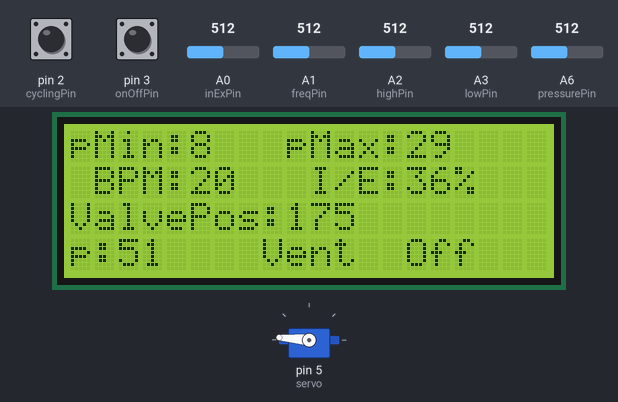
This sketch was run on a simulated Arduino Nano, built with avr-gcc and run on an emulated ATmega328P. Parts: servo, 20×4 character LCD. Inputs (shaded band) come from the test bench; at power-on: pin 3 (onOffPin) HIGH, A0 (inExPin) = 512, A2 (highPin) = 512, A3 (lowPin) = 512, A6 (pressurePin) = 512, A1 (freqPin) = 512, pin 2 (cyclingPin) HIGH. What the sketch prints to the serial monitor is not drawn.

Above: at 3.3 s.
3.4 s: pin 3 (onOffPin) pulled LOW for 0.15 s
At 3.52 s:
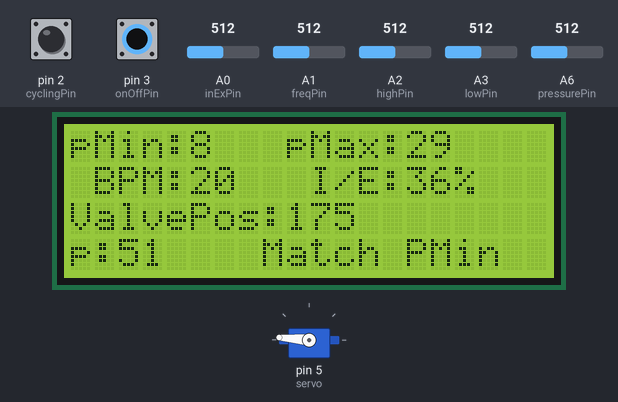
5.0 s: A0 (inExPin) set to 490
At 5.9 s:
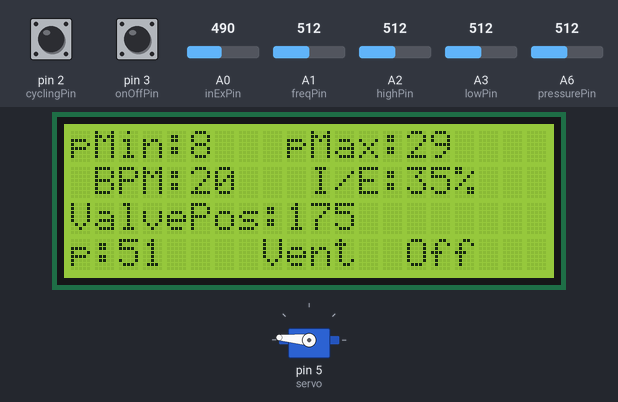
6.5 s: A2 (highPin) set to 490
At 7.7 s:
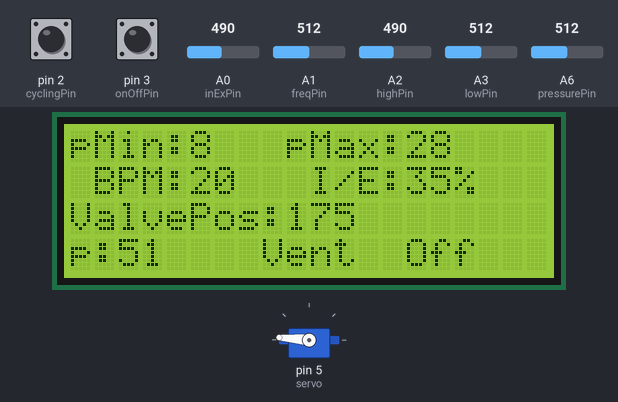
8.0 s: A3 (lowPin) set to 490
9.5 s: A6 (pressurePin) set to 120
At 10.6 s:
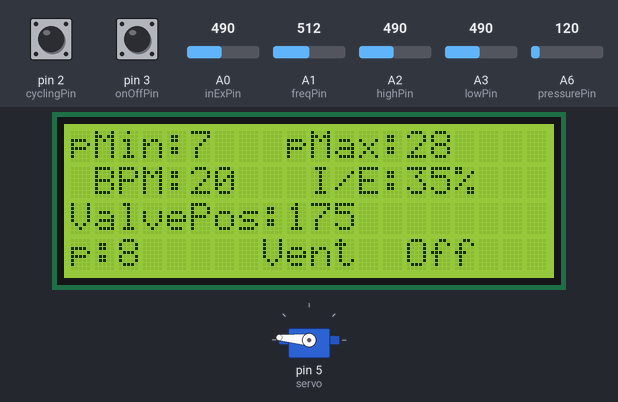
11.0 s: A1 (freqPin) set to 716
Timing chart, 0 to 13.5 s (numbered marks = the images above; inputs shaded):
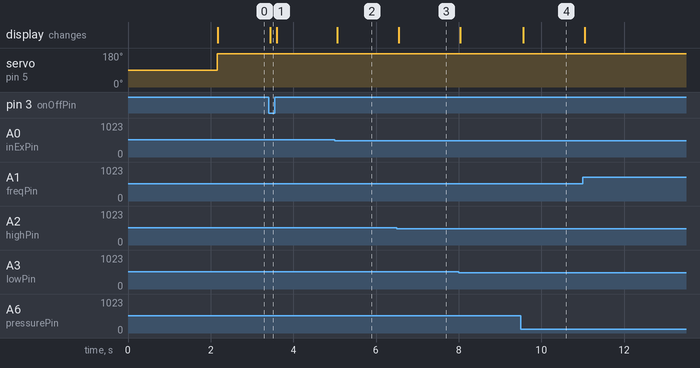

The sketch:

EV_nano_v2.1.ino
```cpp
// Re-do arduino code for Exovent testing
// NJR 09-06-21
// --------------------------------------
// This code is written for an Arduino Nano

// Input hardware: A0 to A3 = 4 potentiometers for general input
// Input A4 and A5 are for the I2C interface for the LCD display
// A6 = pressure transducer for feedback, working with an MPX5010DP differential pressure Tx
// Input D2 for cycling
// Input D3 for On off of pressure control
// Output D6 for the valve servo control
// Output D7 reserved for pump motor speed control


#include <Wire.h>                    // Library for I2C Comms
#include <LiquidCrystal_I2C.h>       // Library for LCF
#include <Servo.h>                   // Library for Servo (for valve)


// Declarations ---------------------------------------
LiquidCrystal_I2C lcd = LiquidCrystal_I2C(0x27, 20, 4);    // Set up LCD object
Servo servo;                                               // Set up servo object

//Set up analog pins
int lowPin = A3;
int highPin = A2;
int freqPin = A1;
int inExPin = A0;
int pressurePin = A6;

//Set up digital pins
int onOffPin = 3;
int cyclingPin = 2;

//Variables controlled by potentiometers
long int period = 0;
long int periodOpen = 2000;
int inExVal = 0;
long int lowVal = 0;
long int highVal = 50;

//Variables that are involved with positioning the valve
//long int valvePos = 0;
long int posMax = 130;
long int posMin = 160;
int valveMax = 90;
int valveMin = 175;
long int desPos = 150;

//Variables involved with timing
unsigned long previousTime = 0;
unsigned long currentTime = 0;
unsigned long switchTime = 0;
unsigned long debounce = 500;
int BPM = 10;

//Variables involved with pressure
long int pressure = 0;
long int pDiffMax = 0;
long int pDiffMin = 0;
long int lowPress = 0;

bool Cycling = false; //Ventilator defaults to off.
bool VenOn = false;

void setup() {
  pinMode(freqPin, INPUT);
  pinMode(inExPin, INPUT);
  pinMode(lowPin, INPUT);
  pinMode(highPin, INPUT);
  pinMode(pressurePin, INPUT);
  pinMode(onOffPin, INPUT_PULLUP);
  pinMode(cyclingPin, INPUT_PULLUP);

  Serial.begin(115200);
  servo.attach(5); //Servo motor connected to pin 9.

 // Initiate the LCD:
  lcd.init();
  lcd.backlight();
  lcd.setCursor(0, 0); // Set the cursor on the third column and first row.
  lcd.print("Steer Energy");
  lcd.setCursor(0, 1); //Set the cursor on the third column and the second row (counting starts at 0!).
  lcd.print("Exovent Controller");
  delay(2000);

  lowPress = (map(analogRead(pressurePin), 41, 962, 0, 1000)) + 20; // map pressure from 41 to 0 and from 962 to 1000
  posMax = 130;
  posMin = 160;
  setupDisplay();
}
//-------------------------------------------------------------------------------

void setupDisplay(){
  lcd.setCursor(0,0);
  lcd.print("pMin:    ");
  lcd.print("pMax:  ");
  lcd.setCursor(0,1);
  lcd.print(" BPM:     ");
  lcd.print("I/E:  ");
  lcd.print("%   ");
  lcd.setCursor(0,2);
  lcd.print("ValvePos:   ");
  lcd.setCursor(0,3);
  lcd.print("p:  ");

}

/*--------------------------------------------------------------------------------------
  Main Programme
-------------------------------------------------------------------------------------*/

void loop() {
  currentTime = millis();
  Switch();
  Mapping();
  ReadOut();
  if(VenOn == true){
    Move();
    if((currentTime - previousTime) >= period) //Runs once every cycle
    {
      AdjustPos();
      previousTime = currentTime;
    }
  }
}

/*---------------------------------------------------------------------------
  Function that controls the switch to turn everything on/off.
---------------------------------------------------------------------------*/
void Switch(){
  if(digitalRead(onOffPin) == LOW)
  {
    VenOn = true;
    if(digitalRead(cyclingPin) == LOW)
    {
      Cycling = true;
    }
    else
    {
      Cycling = false;
    }
  }
  else
  {
    VenOn = false;
    servo.write(valveMin);
    posMin = valveMin;
    posMax = valveMin;
    pDiffMax = 0;
    pDiffMin = 0;
  }
}

/*----------------------------------------------------------------------------
 This function prints multiple variables to the serial monitor
 Useful for seeing the exact values of the potentiometers and debugging
-----------------------------------------------------------------------------*/
void ReadOut(){
  //lcd.clear();

  Serial.print(inExVal);
  Serial.print("  ");
  Serial.print(period);
  Serial.print("  ");
  Serial.print(lowVal/10);
  Serial.print("  ");
  Serial.print(highVal/10);
  Serial.print(analogRead(pressurePin));
  Serial.print("  ");
  Serial.println(pressure/10);
  Serial.print("  ");
  Serial.print(desPos);
  Serial.print("  ");
  Serial.print(posMax);
  Serial.print("  ");
  Serial.print(posMin);
  Serial.print("  ");
  Serial.println(pDiffMin);
// --- LCD Row 1
  lcd.setCursor(5,0);
  lcd.print(lowVal/10);
  if(lowVal/10 < 10){
    lcd.print(" ");
  }
  lcd.setCursor(14,0);
  lcd.print(highVal/10);
  if(highVal/10 < 10){
    lcd.print(" ");
  }
// LCD Row 2
  lcd.setCursor(5,1);
  lcd.print(BPM);
  lcd.setCursor(14,1);
  lcd.print(inExVal);
// LCD Row 3
  lcd.setCursor(9,2);
  lcd.print(servo.read());
  if(servo.read() < 100){
    lcd.print(" ");
  }
  if(servo.read() < 10){
    lcd.print(" ");
  }
// LCD Row 4
  lcd.setCursor(2,3);
  lcd.print(pressure/10);
  if(pressure/10 < 10){
    lcd.print(" ");
  }
  lcd.setCursor(8,3);
  if(VenOn == false){
    lcd.print("Vent  Off  ");
  }
  else if(Cycling == true){
    lcd.print("Cycling    ");
  }
  else{
    lcd.print("Match PMin");
  }
}

/*--------------------------------------------------------------------
  Function maps analog values to the values that are more useful
--------------------------------------------------------------------*/
void Mapping(){
  period = map(analogRead(freqPin),0,950,6000,2000);  //freqPin mapped to 2000 - 10000 milliseconds
  if(period < 2000){period = 2000;}
  period = (period/10)*10;

  BPM = map(period,6000,2000,10,30);

  inExVal = map(analogRead(inExPin),0,950,20,50);     //inExPin mapped to a 20 - 50 % on to off
  if(inExVal > 50){inExVal = 50;}
  periodOpen = (inExVal*period)/100;

  pressure = map(analogRead(pressurePin), 41, 962, 0, 1000); //pressure mapped to 0 - 100 millibar

  highVal = map(analogRead(highPin),0,950,50,500); //highPin mapped to 5 - 50 millibar
  if(highVal > 500){highVal = 500;}

  lowVal = map(analogRead(lowPin),0,950,0,150); //lowPin mapped to 0 - 15 millibar
  if(lowVal > 150){lowVal = 150;}

  if(Cycling == false || highVal < lowVal)
  {
    period = 250;
  }
}

/*--------------------------------------------------------------------
  Function controls the stepping of the stepper motor
  Also controls whether its an in breath or out breath
--------------------------------------------------------------------*/
void Move() {
  //On the in breath, the valve is told to go towards the max position calculated in AdjustPos function
  if(Cycling == true && highVal > lowVal)
  {
    if((currentTime - previousTime) <= periodOpen)
    {
      desPos = posMax;
      pDiffMax = highVal - pressure;
    }
    else
    {
      desPos = posMin;
      pDiffMin = pressure - lowVal;
    }
  }
  //On the out breath, the valve is told to go towards the min position calculated in AdjustPos function
  else
  {
    posMax = posMin;
    pDiffMax = 0;
    desPos = posMin;
    pDiffMin = pressure - lowVal;
  }

  //Moves servo to desired position
  if(!(servo.read() == desPos))
  {
    servo.write(desPos);
  }
}

/*----------------------------------------------------------------------------------------------------
  Function adjusts the values of posMax and posMin (where the valve aims for on the in and out breath)
  Values are adjusted relative to the difference between the desired pressure and the actual pressure
  for the max position and min position last breathing cycle.
  Also makes sure posMax and posMin don't go above 500 or below 0 respectively.
----------------------------------------------------------------------------------------------------*/
void AdjustPos() {
  posMax -= map(pDiffMax,-500,500,-45,45);
  if(posMax < valveMax) {posMax = valveMax;}
  if(posMax > valveMin) {posMax = valveMin;}
  posMin += map(pDiffMin,-500,500,-45,45);
  if(posMin > valveMin) {posMin = valveMin;}
  if(posMin < valveMax) {posMin = valveMax;}
}
```

Measured:
- after the input at 3.4 s, the display: changes at once (image 1)
- after the input at 5.0 s, the display: changes after 0.06 s (image 2)
- after the input at 6.5 s, the display: changes after 0.05 s (image 3)
- after the input at 9.5 s, the display: changes after 0.06 s (image 4)
